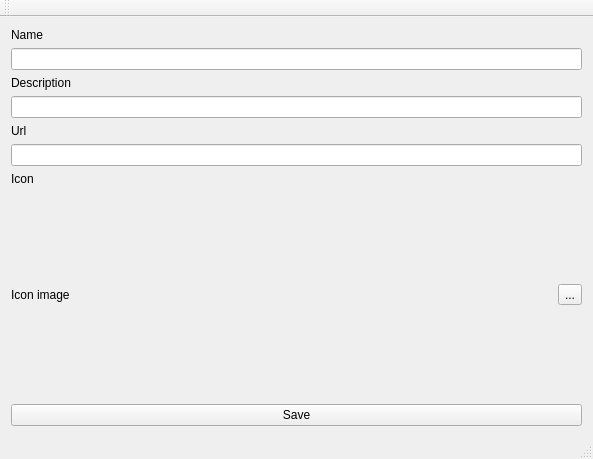
<?xml version="1.0" encoding="UTF-8"?>
<ui version="4.0">
 <class>MainWindow</class>
 <widget class="QMainWindow" name="MainWindow">
  <property name="geometry">
   <rect>
    <x>0</x>
    <y>0</y>
    <width>593</width>
    <height>459</height>
   </rect>
  </property>
  <property name="windowTitle">
   <string>MainWindow</string>
  </property>
  <widget class="QWidget" name="centralWidget">
   <layout class="QGridLayout" name="gridLayout">
    <item row="6" column="0">
     <widget class="QLabel" name="label_4">
      <property name="text">
       <string>Icon</string>
      </property>
     </widget>
    </item>
    <item row="7" column="0">
     <widget class="QLabel" name="m_QLabel_Icon">
      <property name="sizePolicy">
       <sizepolicy hsizetype="Preferred" vsizetype="MinimumExpanding">
        <horstretch>0</horstretch>
        <verstretch>0</verstretch>
       </sizepolicy>
      </property>
      <property name="text">
       <string>Icon image</string>
      </property>
     </widget>
    </item>
    <item row="4" column="0">
     <widget class="QLabel" name="label_3">
      <property name="text">
       <string>Url</string>
      </property>
     </widget>
    </item>
    <item row="2" column="0">
     <widget class="QLabel" name="label_2">
      <property name="text">
       <string>Description</string>
      </property>
     </widget>
    </item>
    <item row="0" column="0">
     <widget class="QLabel" name="label">
      <property name="text">
       <string>Name</string>
      </property>
     </widget>
    </item>
    <item row="8" column="0" colspan="2">
     <widget class="QPushButton" name="m_QPushButton_Save">
      <property name="text">
       <string>Save</string>
      </property>
     </widget>
    </item>
    <item row="5" column="0" colspan="2">
     <widget class="QLineEdit" name="m_QLineEdit_Url"/>
    </item>
    <item row="3" column="0" colspan="2">
     <widget class="QLineEdit" name="m_QLineEdit_Description"/>
    </item>
    <item row="1" column="0" colspan="2">
     <widget class="QLineEdit" name="m_QLineEdit_Name"/>
    </item>
    <item row="7" column="1">
     <widget class="QToolButton" name="m_QToolButton_Browse">
      <property name="text">
       <string>...</string>
      </property>
     </widget>
    </item>
   </layout>
  </widget>
  <widget class="QMenuBar" name="menuBar">
   <property name="geometry">
    <rect>
     <x>0</x>
     <y>0</y>
     <width>593</width>
     <height>23</height>
    </rect>
   </property>
  </widget>
  <widget class="QToolBar" name="mainToolBar">
   <attribute name="toolBarArea">
    <enum>TopToolBarArea</enum>
   </attribute>
   <attribute name="toolBarBreak">
    <bool>false</bool>
   </attribute>
  </widget>
  <widget class="QStatusBar" name="statusBar"/>
 </widget>
 <layoutdefault spacing="6" margin="11"/>
 <resources/>
 <connections/>
</ui>
